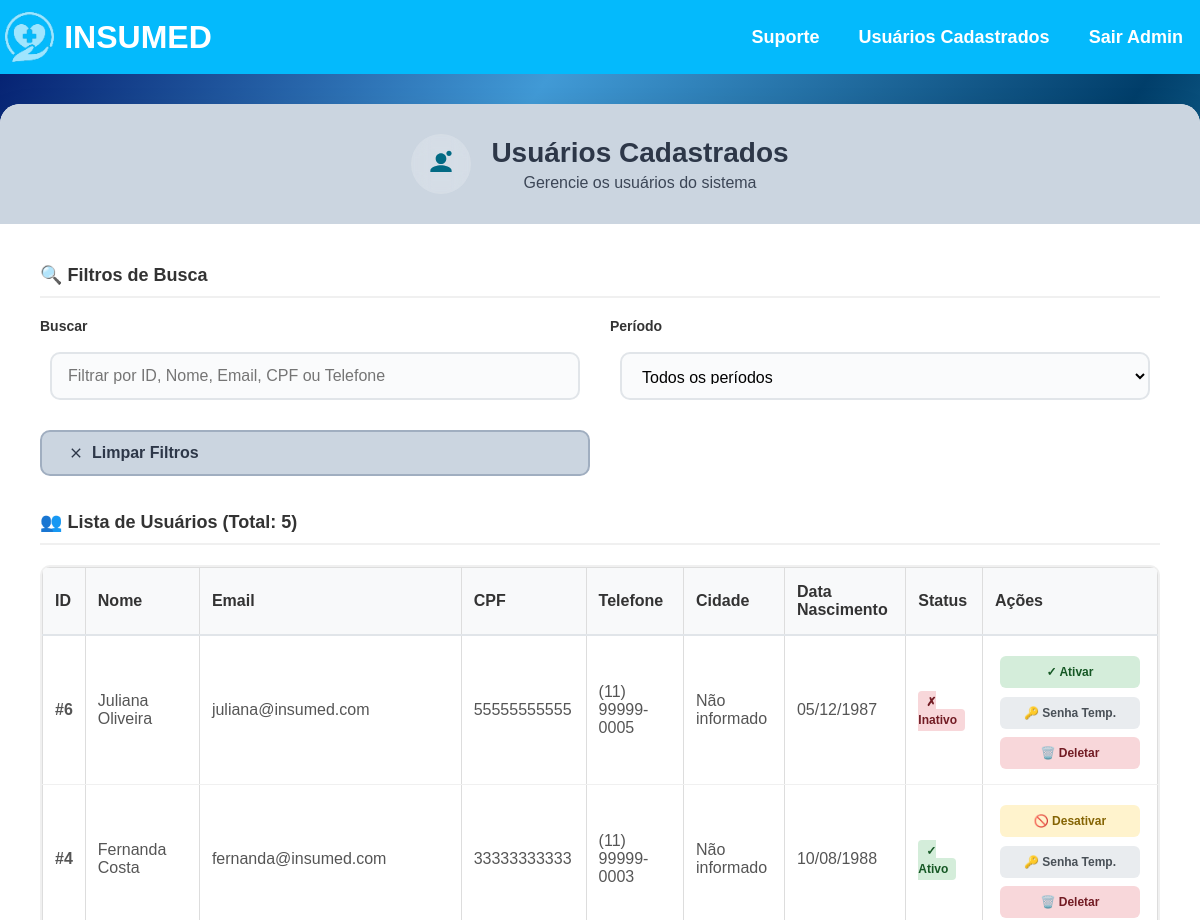
The app's page /usuarios-cadastrados/ (signed in, upper part), older data.
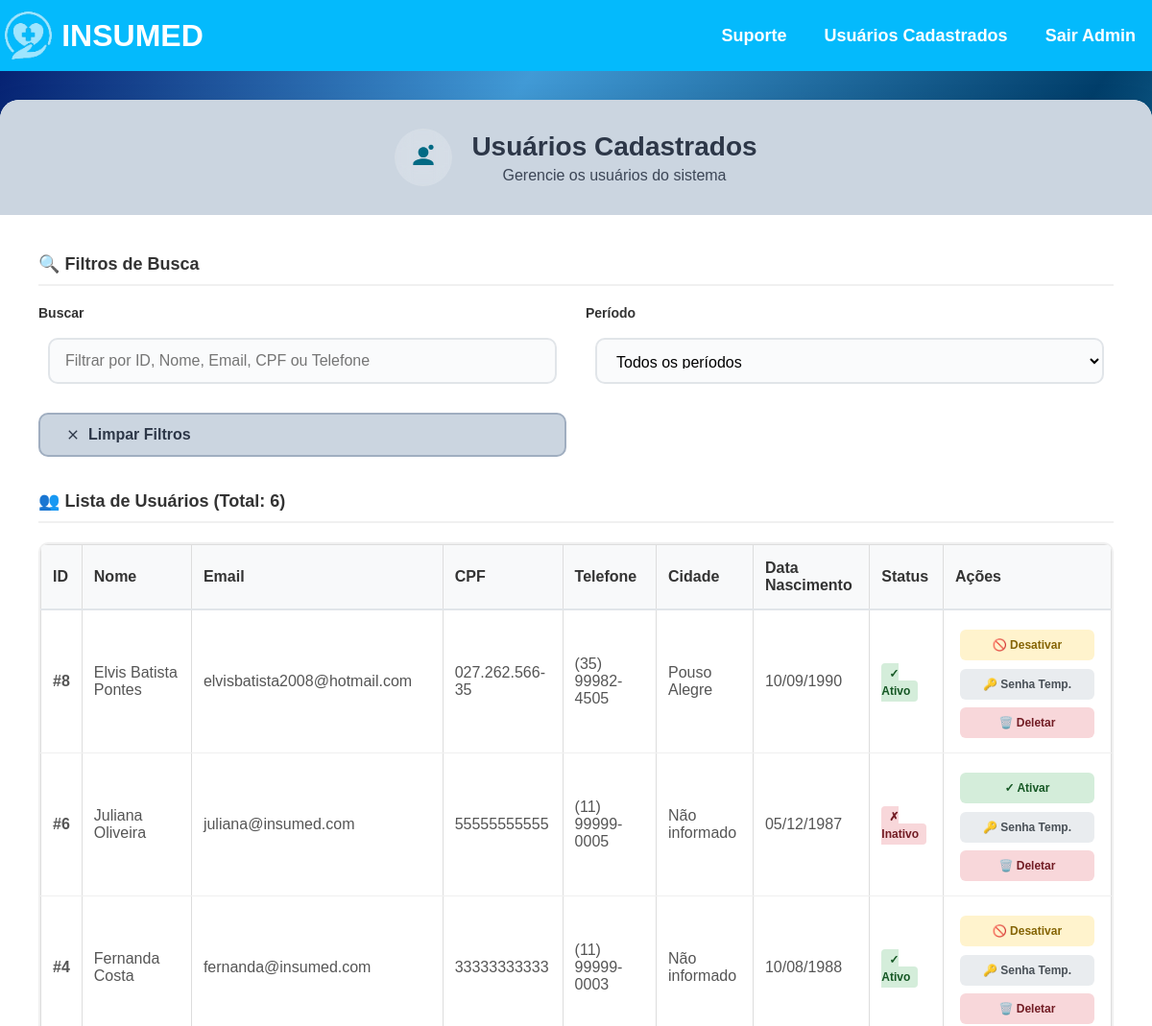
The same page, newer data.
### app/models.py (models this page shows, shortened)
class Usuario(models.Model):
    UF_CHOICES = [
        ('AC', 'Acre'), ('AL', 'Alagoas'), ('AP', 'Amapá'), ('AM', 'Amazonas'),
        ('BA', 'Bahia'), ('CE', 'Ceará'), ('DF', 'Distrito Federal'), ('ES', 'Espírito Santo'),
        ('GO', 'Goiás'), ('MA', 'Maranhão'), ('MT', 'Mato Grosso'), ('MS', 'Mato Grosso do Sul'),
        ('MG', 'Minas Gerais'), ('PA', 'Pará'), ('PB', 'Paraíba'), ('PR', 'Paraná'),
        ('PE', 'Pernambuco'), ('PI', 'Piauí'), ('RJ', 'Rio de Janeiro'), ('RN', 'Rio Grande do Norte'),
        ('RS', 'Rio Grande do Sul'), ('RO', 'Rondônia'), ('RR', 'Roraima'), ('SC', 'Santa Catarina'),
        ('SP', 'São Paulo'), ('SE', 'Sergipe'), ('TO', 'Tocantins')
    ]
    nome = models.CharField(max_length=200)
    email = models.EmailField(max_length=200, unique=True)
    cpf = models.CharField(max_length=20, unique=True)
    endereco = models.CharField(max_length=200)
    cidade = models.CharField(max_length=200)
    uf = models.CharField(max_length=2, choices=UF_CHOICES)
    telefone = models.CharField(max_length=20)
    data_nascimento = models.DateField()
    senha = models.CharField(max_length=128)
    ativo = models.BooleanField(default=True)
    tentativas_login = models.IntegerField(default=0)
    bloqueado = models.BooleanField(default=False)
    data_bloqueio = models.DateTimeField(null=True, blank=True)

### app/views.py (the view)
# urls.py: path('usuarios-cadastrados/', views.usuarios_cadastrados, name='usuarios_cadastrados'),
def usuarios_cadastrados(request):
    if 'admin_logado' not in request.session:
        messages.error(request, 'Acesso negado. Apenas administradores podem acessar esta página.')
        return redirect('home')
    usuarios = Usuario.objects.all().order_by('-id')
    return render(request, 'usuarios_cadastrados.html', {
        'usuarios': usuarios
    })

### app/context_processors.py (called while the page is built)
def usuario_logado(request):
    try:
        context = {
            'usuario_logado': 'usuario_logado' in request.session,
            'admin_logado': 'admin_logado' in request.session,
            'notificacoes_count': 0
        }
        return context
    except Exception:
        return {
            'usuario_logado': False,
            'admin_logado': False,
            'notificacoes_count': 0
        }

### app/templates/usuarios_cadastrados.html (shortened to what the changed rows need)
{% extends 'base.html' %}
{% block content %}
<div class="cliente-container">
    <div class="header-section">
        <div class="icon-title">
            <div>
                <h1>Usuários Cadastrados</h1>
            </div>
        </div>
    </div>
    <div class="modern-form">
        <div class="form-section">
            <div class="section-header">
                <h3>👥 Lista de Usuários (Total: {{ usuarios.count }})</h3>
            </div>
            {% if usuarios %}
                <div class="tabela-container">
                    <table class="tabela-lista">
                        <thead>
                            <tr>
                                <th>ID</th>
                                <th>Nome</th>
                                <th>Email</th>
                                <th>CPF</th>
                                <th>Telefone</th>
                                <th>Cidade</th>
                                <th>Data Nascimento</th>
                                <th>Status</th>
                                <th>Ações</th>
                            </tr>
                        </thead>
                        <tbody id="usuariosTable">
                            {% for usuario in usuarios %}
                            <tr>
                                <td><strong>#{{ usuario.id }}</strong></td>
                                <td>{{ usuario.nome }}</td>
                                <td>{{ usuario.email }}</td>
                                <td>{{ usuario.cpf }}</td>
                                <td>{{ usuario.telefone|default:"Não informado" }}</td>
                                <td>{{ usuario.cidade|default:"Não informado" }}</td>
                                <td>{{ usuario.data_nascimento|date:"d/m/Y"|default:"Não informado" }}</td>
                                <td>
                                    {% if usuario.ativo %}
                                        <span class="status-ativo">✓ Ativo</span>
                                    {% else %}
                                        <span class="status-inativo">✗ Inativo</span>
                                    {% endif %}
                                </td>
                                <td>
                                    <div style="display: flex; flex-direction: column; gap: 8px; align-items: center;">
                                        <button onclick="alternarStatus({{ usuario.id }}, {% if usuario.ativo %}false{% else %}true{% endif %}, '{{ usuario.nome|escapejs }}')" class="btn-status {% if usuario.ativo %}btn-desativar{% else %}btn-ativar{% endif %}">
                                            {% if usuario.ativo %}
                                                🚫 Desativar
                                            {% else %}
                                                ✓ Ativar
                                            {% endif %}
                                        </button>
                                        <button onclick="abrirModalSenhaTemp({{ usuario.id }}, '{{ usuario.nome|escapejs }}')" class="btn-action" style="margin-top: -4px;">
                                            🔑 Senha Temp.
                                        </button>
                                        <button onclick="confirmarDelecao({{ usuario.id }}, '{{ usuario.nome|escapejs }}')" class="btn-delete">
                                            🗑️ Deletar
                                        </button>
                                    </div>
                                </td>
                            </tr>
                            {% endfor %}
                        </tbody>
                    </table>
                </div>
            {% endif %}
        </div>
    </div>
</div>
{% endblock %}

Row changes from the older to the newer data that the page shows:
added Usuario: id "8", nome "Elvis Batista Pontes", email "elvisbatista2008@hotmail.com", cpf "027.262.566-35", telefone "(35) 99982-4505", cidade "Pouso Alegre", data_nascimento "10/09/1990", ativo "✓ Ativo"
Text that changed along with them:
{{ usuarios.count }}: "5" → "6"
